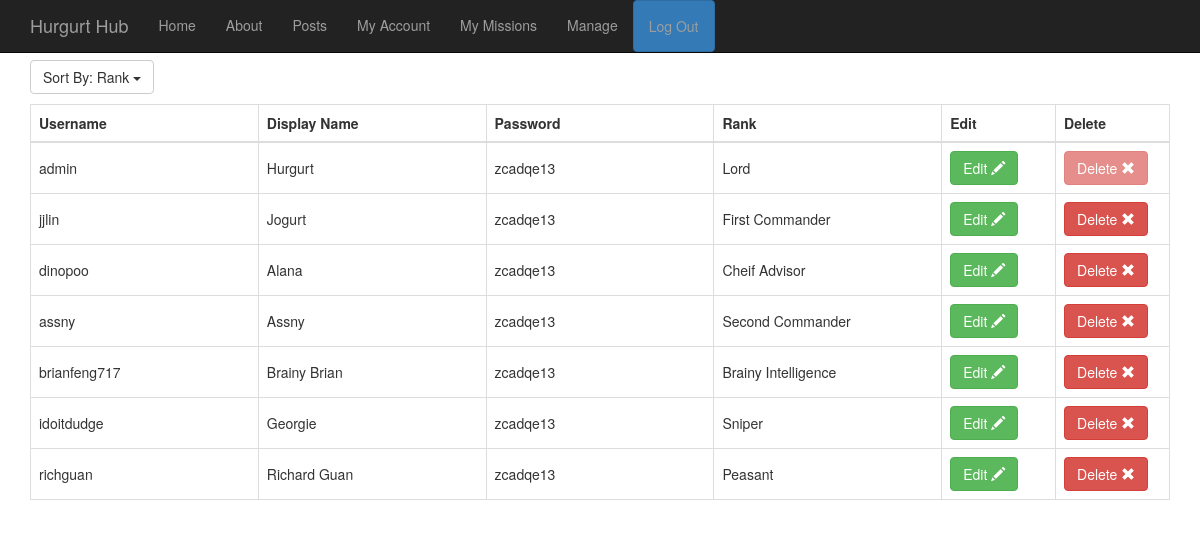
The page /manage?order=rank (signed in) on the database its author committed.
### tables this page shows
CREATE TABLE users
    (
        username TEXT PRIMARY KEY NOT NULL,
        displayName TEXT NOT NULL,
        password TEXT NOT NULL,
        rank INTEGER NOT NULL
    );

### server.py (the view, shortened to what this page needs)
@app.route ("/manage", methods = ["GET", "POST"])
def manage ():
    order = request.args.get ("order")
    with database.connect () as conn:
        users = database.getAllUsers (conn, order)
    if order == "username":
        order = "Username"
    elif order == "displayName":
        order = "Display name"
    elif order == "password":
        order == "Password"
    elif order == "rank":
        order = "Rank"
    global user
    global ranks
    return render_template ("manage.html", users = users, order = order, ranks = ranks, tab = "manage", user = user)

### database.py (called while the page is built)
def getAllUsers (conn, order):
    c = conn.cursor ()
    sql = "SELECT username, displayName, password, rank FROM users ORDER BY " + order
    if order == "rank":
        sql += " DESC"
    c.execute (sql)
    arr = c.fetchall ()
    return [User (i [0], i [1], i [2], i [3]) for i in arr]

def connect ():
    return sqlite3.connect ("database.db")

### templates/manage.html (shortened to what this page needs)
{% extends "base.html" %}
    {% block body %}
    <div class="container">
        <div class="dropdown">
            <button class="btn btn-default dropdown-toggle btn-top" type="button" id="dropdownMenu1" data-toggle="dropdown" aria-haspopup="true" aria-expanded="true">
                Sort By: {{order}}
                <span class="caret"></span>
            </button>
        </div>
        <table class = "table table-bordered table-hover">
            <thead>
                <tr>
                    <th>Username</th>
                    <th>Display Name</th>
                    <th>Password</th>
                    <th>Rank</th>
                    <th>Edit</th>
                    <th>Delete</th>
                </tr>
            </thead>
            <tbody>
                {% for user in users %}
                <tr>
                    <td>{{user.username}}</td>
                    <td id = {{user.username}}displayName>{{user.displayName}}</td>
                    <td id = {{user.username}}password>{{user.password}}</td>
                    <td id = {{user.username}}rank>{{ranks [user.rank]}}</td>
                    <td style = "width: 10%">
                        <button type="button" class="btn btn-success" id = "edit-button" data-toggle="modal" data-target=".edit" data-id = "{{user.username}}">
                            Edit <span class="glyphicon glyphicon-pencil" aria-hidden="true"></span>
                        </button>
                    </td>
                    <td style = "width: 10%">
                        <button type="button" class="btn btn-danger" data-toggle="modal" data-target=".delete" data-id = "{{user.username}}"
                            {% if user.username == "admin" %} disabled = "disabled" {% endif %}>
                            Delete <span class="glyphicon glyphicon-remove" aria-hidden="true"></span>
                        </button>
                    </td>
                </tr>
                {% endfor %}
            </tbody>
        </table>
    </div>
    {% endblock %}

### templates/base.html (shortened to what this page needs)
<!DOCTYPE html>
<html lang="en">
  <head>
    <link href="/static/css/bootstrap.min.css" rel="stylesheet">
    <link href="/static/css/starter-template.css" rel="stylesheet">
  </head>
  <body {% if tab == "index" %} style = "background-color: black" {% endif %}>
    <nav class="navbar navbar-inverse navbar-fixed-top">
      <div class="container">
        <div class="navbar-header">
          <a class="navbar-brand" href="/">Hurgurt Hub</a>
        </div>
        <div id="navbar" class="collapse navbar-collapse">
          <ul class="nav navbar-nav">
            <li {% if tab == "index" %} class = "active" {% endif %}>
              <a href = "/">Home</a>
            </li>
            <li>
                <a {% if tab == "index" %} href = "#about" {% else %} href = "/#about" {% endif %}>
                  About
                </a>
            </li>
            <li {% if tab == "posts" %} class = "active" {% endif %}>
                <a href = "/posts">Posts</a>
            </li>
            {% if user == None %}
              <li {% if tab == "login" %} class="active" {% endif %}>
                <a href = "/login">Log In</a>
              </li>
              <li {% if tab == "signup" %} class="active" {% endif %}>
                <a href = "/signup">Sign Up</a>
              </li>
            {% else %}
                <li {% if tab == "myaccount" %} class="active" {% endif %}>
                    <a href = "/myaccount">My Account</a>
                </li>
                <li {% if tab == "mymissions" %} class="active" {% endif %}>
                    <a href = "/mymissions?order=name">My Missions</a>
                </li>
            {% if user.username == "admin" %}
                  <li {% if tab == "home" %} class="active" {% endif %}>
                      <a href = "/manage?order=rank">Manage</a>
                  </li>
            {% endif %}
                <li><a href = "/logout" class = "btn btn-primary">Log Out</a></li>
            {% endif %}
          </ul>
        </div>
      </div>
    </nav>
    {% block body %}
    {% endblock %}
  </body>
</html>

### static/css/starter-template.css (style rules this page uses)
body { padding-top: 50px; }
.btn-top { margin-top: 10px; margin-bottom: 10px; }
.table>tbody>tr>td { width: 20%; vertical-align: middle; }

### rows shown on the page
users: username "admin", displayName "Hurgurt", password "zcadqe13", rank "Lord"
users: username "jjlin", displayName "Jogurt", password "zcadqe13", rank "First Commander"
users: username "dinopoo", displayName "Alana", password "zcadqe13", rank "Cheif Advisor"
users: username "assny", displayName "Assny", password "zcadqe13", rank "Second Commander"
users: username "brianfeng717", displayName "Brainy Brian", password "zcadqe13", rank "Brainy Intelligence"
users: username "idoitdudge", displayName "Georgie", password "zcadqe13", rank "Sniper"
users: username "richguan", displayName "Richard Guan", password "zcadqe13", rank "Peasant"

### other values the page prints
{{ order }} "Rank"
